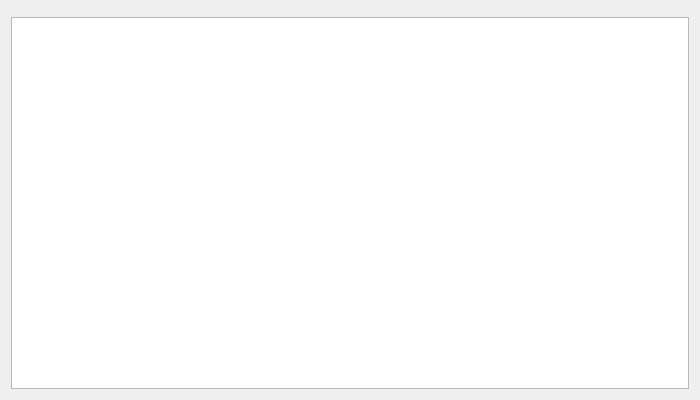
<?xml version="1.0" encoding="UTF-8"?>
<ui version="4.0">
 <class>Window</class>
 <widget class="QWidget" name="Window">
  <property name="geometry">
   <rect>
    <x>0</x>
    <y>0</y>
    <width>700</width>
    <height>400</height>
   </rect>
  </property>
  <property name="windowTitle">
   <string>Form</string>
  </property>
  <layout class="QVBoxLayout" name="verticalLayout">
   <item>
    <layout class="QHBoxLayout" name="horizontalLayout">
     <item>
      <widget class="PictureForm" name="form1" native="true"/>
     </item>
     <item>
      <widget class="PictureForm" name="form2" native="true"/>
     </item>
    </layout>
   </item>
   <item>
    <widget class="QGraphicsView" name="graphicsView"/>
   </item>
  </layout>
 </widget>
 <customwidgets>
  <customwidget>
   <class>PictureForm</class>
   <extends>QWidget</extends>
   <header>pictureform.h</header>
   <container>1</container>
  </customwidget>
 </customwidgets>
 <resources/>
 <connections/>
</ui>
